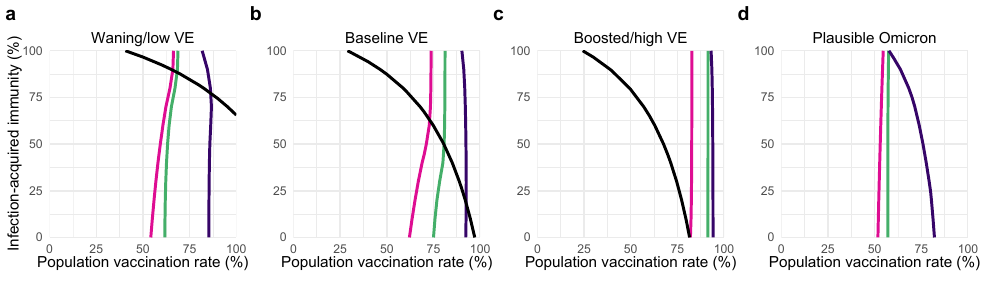

This figure's R source:
source("setup.R")

# _____________________________________________________________________
# FIGURE 3: ####
# Reff and transition lines for the four scenarios: waning, baseline and boosted VE vs delta, plausible omicron
#
#*
#* I: Get data ####
#* If you want to generate data yourself, run the code in Fig2.R. Otherwise, start here to use pre-generated dataframes.
# _____________________________________________________________________

# Uses the same dataframe as figure 2
baselinedf <- readRDS("dataframes/df_Fig2_baseline.RData")
waningdf <- readRDS("dataframes/df_Fig2_waning.RData")
boosteddf <- readRDS("dataframes/df_Fig2_boosted.RData")
omicrondf <- readRDS("dataframes/df_Fig2_omicron.RData")

# _____________________________________________________________________
#* II: Plot fig3 ####
# _____________________________________________________________________

p_waning <- ggplot(waningdf, aes(x = phi*100, y = psi*100)) +
  geom_contour(aes(z = dom_transmission), breaks = 50, size = my_linesize, color = transmcolor) +
  geom_contour(aes(z = breakthrough), breaks = 50, size = my_linesize, color = infcolor) +
  geom_contour(aes(z = breakthrough_hosp), breaks = 50, size = my_linesize, color = hospcolor) +
  geom_contour(aes(z = Reff),breaks = 1, size = my_linesize/2, color = "black") +
  scale_y_continuous(expand = c(0, 0), limits = c(0, 100)) +
  scale_x_continuous(expand = c(0, 0), limits = c(0, 100)) +
  ylab("Infection-acquired immunity (%)") +
  xlab("Population vaccination rate (%)") +
  ggtitle("Waning/low VE") +
  coord_fixed(1) +
  theme(legend.position = "none")

p_baseline <- ggplot(baselinedf, aes(x = phi*100, y = psi*100)) +
  geom_contour(aes(z = dom_transmission), breaks = 50, size = my_linesize, color = transmcolor) +
  geom_contour(aes(z = breakthrough), breaks = 50, size = my_linesize, color = infcolor) +
  geom_contour(aes(z = breakthrough_hosp), breaks = 50, size = my_linesize, color = hospcolor) +
  geom_contour(aes(z = Reff),breaks = 1, size = my_linesize/2, color = "black") +
  scale_y_continuous(expand = c(0, 0), limits = c(0, 100)) +
  scale_x_continuous(expand = c(0, 0), limits = c(0, 100)) +
  ylab("") +
  xlab("Population vaccination rate (%)") +
  ggtitle("Baseline VE") +
  coord_fixed(1) +
  theme(legend.position = "none",
        axis.title.y = element_blank())

p_boosted <- ggplot(boosteddf, aes(x = phi*100, y = psi*100)) +
  geom_contour(aes(z = dom_transmission), breaks = 50, size = my_linesize, color = transmcolor) +
  geom_contour(aes(z = breakthrough), breaks = 50, size = my_linesize, color = infcolor) +
  geom_contour(aes(z = breakthrough_hosp), breaks = 50, size = my_linesize, color = hospcolor) +
  geom_contour(aes(z = Reff),breaks = 1, size = my_linesize/2, color = "black") +
  scale_y_continuous(expand = c(0, 0), limits = c(0, 100)) +
  scale_x_continuous(expand = c(0, 0), limits = c(0, 100)) +
  ylab("") +
  xlab("Population vaccination rate (%)") +
  ggtitle("Boosted/high VE") +
  coord_fixed(1) +
  theme(legend.position = "none",
        axis.title.y = element_blank())

p_omicron <- ggplot(omicrondf, aes(x = phi*100, y = psi*100)) +
  geom_contour(aes(z = dom_transmission), breaks = 50, size = my_linesize, color = transmcolor) +
  geom_contour(aes(z = breakthrough), breaks = 50, size = my_linesize, color = infcolor) +
  geom_contour(aes(z = breakthrough_hosp), breaks = 50, size = my_linesize, color = hospcolor) +
  geom_contour(aes(z = Reff),breaks = 1, size = my_linesize/2, color = "black") +
  scale_y_continuous(expand = c(0, 0), limits = c(0, 100)) +
  scale_x_continuous(expand = c(0, 0), limits = c(0, 100)) +
  ylab("") +
  xlab("Population vaccination rate (%)") +
  ggtitle("Plausible Omicron") +
  coord_fixed(1) +
  theme(legend.position = "none",
        axis.title.y = element_blank())

fig3 <- ggarrange(p_waning, p_baseline, p_boosted, p_omicron,NULL,
                  nrow = 1,
                  align = "hv",
                  labels = c("a", "b", "c", "d",NULL),
                  widths = c(1,1,1,1,0.1))
plot(fig3)

ggsave("Fig3.pdf", fig3, device = cairo_pdf, width = 10, height = 3)
ggsave("Fig3.svg", fig3, device = svg, width = 10, height = 3)
